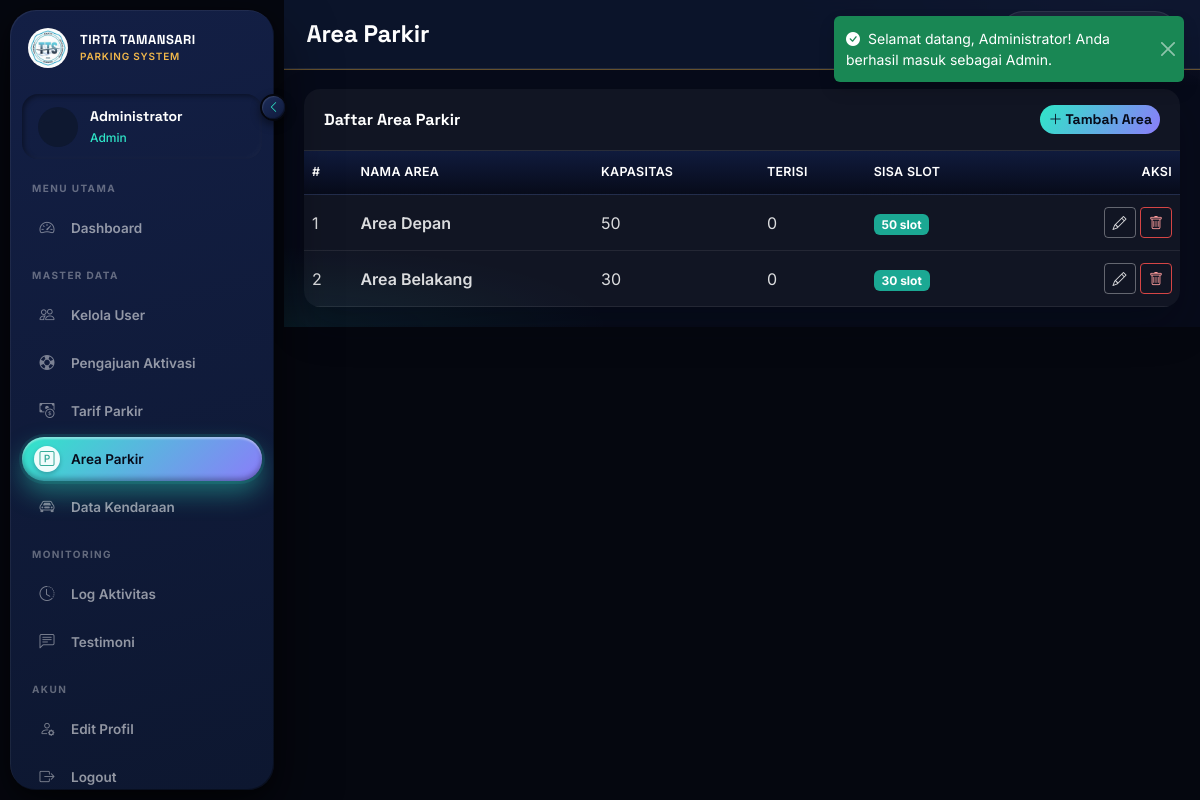
The app's page /admin/kelola_area.php (signed in) with its own data.
### tables this page shows
CREATE TABLE tb_area_parkir (
    id_area     INT UNSIGNED AUTO_INCREMENT PRIMARY KEY,
    nama_area   VARCHAR(100)    NOT NULL,
    kapasitas   INT UNSIGNED    NOT NULL DEFAULT 0,
    terisi      INT UNSIGNED    NOT NULL DEFAULT 0
);

### admin/kelola_area.php (the view, shortened to what this page needs)
<?php
require_once __DIR__ . '/../config/koneksi.php';
$areas = $koneksi->query("SELECT * FROM tb_area_parkir ORDER BY id_area")->fetchAll();
include __DIR__ . '/template/header.php';
?>
<div class="card card-tirta">
    <div class="card-header d-flex justify-content-between align-items-center">
        <span>Daftar Area Parkir</span>
        <button class="btn btn-tirta btn-sm" data-bs-toggle="modal" data-bs-target="#modalTambah"><i class="bi bi-plus-lg"></i> Tambah Area</button>
    </div>
    <div class="card-body p-0">
        <div class="table-responsive">
        <table class="table align-middle mb-0">
            <thead><tr><th>#</th><th>Nama Area</th><th>Kapasitas</th><th>Terisi</th><th>Sisa Slot</th><th class="text-end">Aksi</th></tr></thead>
            <tbody>
            <?php foreach ($areas as $i => $a): ?>
                <tr>
                    <td><?= $i + 1 ?></td>
                    <td class="fw-semibold"><?= htmlspecialchars($a['nama_area']) ?></td>
                    <td><?= $a['kapasitas'] ?></td>
                    <td><?= $a['terisi'] ?></td>
                    <td><span class="badge bg-<?= ($a['kapasitas'] - $a['terisi']) <= 0 ? 'danger' : 'success' ?>"><?= $a['kapasitas'] - $a['terisi'] ?> slot</span></td>
                    <td class="text-end">
                        <button class="btn btn-sm btn-outline-secondary" data-bs-toggle="modal" data-bs-target="#modalEdit<?= $a['id_area'] ?>"><i class="bi bi-pencil"></i></button>
                        <a href="?hapus=<?= $a['id_area'] ?>" class="btn btn-sm btn-outline-danger btn-hapus-konfirmasi"><i class="bi bi-trash"></i></a>
                    </td>
                </tr>
            <?php endforeach; ?>
            </tbody>
        </table>
        </div>
    </div>
</div>
<?php include __DIR__ . '/template/footer.php'; ?>

### assets/css/style.css (style rules this page uses)
:root { --tirta-dark: #070b1a; --tirta-dark-2: #101b3d; --tirta-teal: #2fe6c8; --tirta-teal-dark: #1ba893; --tirta-aqua-light: #eef1f6; --tirta-gold: #f2b84b; --tirta-accent: #8b7cfa; --tirta-light: #eef1f6; --tirta-muted: #566178; --font-heading: 'Space Grotesk', 'Georgia', serif; --font-body: 'Inter', system-ui, -apple-system, sans-serif; --font-mono: 'IBM Plex Mono', monospace; }
* { box-sizing: border-box; }
body { background: var(--tirta-light); font-family: var(--font-body); color: #0d1b2a; margin: 0; padding: 0; }
:root { --bs-primary: #1ba893; --bs-primary-rgb: 27, 168, 147; --bs-primary-text-emphasis: #0e544a; --bs-primary-bg-subtle: #d9f5f0; --bs-primary-border-subtle: #7fe0cc; --bs-info: #2fe6c8; --bs-info-rgb: 47, 230, 200; --bs-info-text-emphasis: #0e544a; --bs-info-bg-subtle: #e3faf6; --bs-info-border-subtle: #a0f0e2; --bs-warning: #f2b84b; --bs-warning-rgb: 242, 184, 75; --bs-warning-text-emphasis: #7a5410; --bs-warning-bg-subtle: #fdf1dc; --bs-warning-border-subtle: #f6d999; --bs-link-color: #1ba893; --bs-link-hover-color: #158071; --bs-link-color-rgb: 27, 168, 147; }
.card { border: none !important; border-radius: 16px !important; box-shadow: 0 6px 22px rgba(7, 11, 26, 0.08); overflow: hidden; }
.card-header { background: linear-gradient(180deg, #ffffff 0%, #f4f8fb 100%); border-bottom: 1px solid var(--tirta-aqua-light); font-family: var(--font-heading); }
.table thead th { background: linear-gradient(180deg, #101b3d 0%, #070b1a 100%) !important; color: #ffffff !important; border-color: rgba(255, 255, 255, 0.08) !important; font-weight: 600; letter-spacing: .3px; vertical-align: middle; }
.table:not(.table-sm) > :not(caption) > * > * { padding-top: .75rem; padding-bottom: .75rem; }

### admin/template/header.php (style rules this page uses)
:root { --ink: #070b1a; --ink-2: #0e1830; --deep: #101b3d; --aqua: #2fe6c8; --aqua-dim: #1ba893; --violet: #8b7cfa; --brass: #f2b84b; --paper: #ffffff; --stone: #eef1f6; --stone-2: #dfe4ee; --text-soft: #566178; --danger: #d64545; }
body { font-family: 'Inter', system-ui, -apple-system, sans-serif; -webkit-font-smoothing: antialiased; }
.card, .card-tirta { background: rgba(255,255,255,.04); border: 1px solid rgba(255,255,255,.1); border-radius: 18px; color: #fff; box-shadow: 0 18px 40px rgba(3,6,16,.25); }
.card-header, .card-tirta .card-header { background: transparent !important; border-bottom: 1px solid rgba(255,255,255,.1) !important; color: #fff; font-family: 'Space Grotesk', sans-serif; font-weight: 700; padding: 1rem 1.25rem; }
.card-body { color: rgba(255,255,255,.82); }
.table { color: rgba(255,255,255,.85); margin-bottom: 0; }
.table > :not(caption) > * > * { background-color: transparent; border-bottom-color: rgba(255,255,255,.08); color: inherit; box-shadow: none; }
.table thead, .table > thead, .table-light { background: rgba(255,255,255,.06) !important; color: rgba(255,255,255,.55) !important; font-size: .78rem; text-transform: uppercase; letter-spacing: .5px; }
.badge.bg-success { background: var(--aqua-dim) !important; }
.btn-tirta { background: linear-gradient(120deg, var(--aqua), var(--violet)); color: var(--ink) !important; border: none; font-weight: 700; border-radius: 999px; transition: transform .18s ease, box-shadow .18s ease; }
.btn-outline-secondary { border-color: rgba(255,255,255,.35); color: rgba(255,255,255,.85); }
.btn-outline-danger { border-color: var(--danger); color: #ff9d9d; }

### admin/template/sidebar_admin.php (style rules this page uses)
html { background: #05070f !important; }
:root { --tirta-sidebar-width: 264px; --tirta-sidebar-gap: 10px; --tirta-sidebar-offset: 284px; }
body { background: #05070f !important; min-height: 100vh !important; margin-left: var(--tirta-sidebar-offset) !important; transition: margin-left 0.25s ease !important; }

### records on screen
tb_area_parkir: nama_area "Area Depan", kapasitas "50", terisi "0", $a['kapasitas']-$a['terisi'] "50"
tb_area_parkir: nama_area "Area Belakang", kapasitas "30", terisi "0", $a['kapasitas']-$a['terisi'] "30"

### other values on screen
$pesan "Selamat datang, Administrator! Anda berhasil masuk sebagai Admin."
$namaSidebar "Administrator"
$roleSidebar "Admin"
$page_title "Area Parkir"
